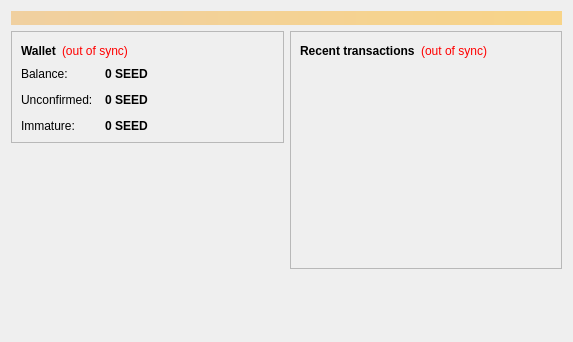
<?xml version="1.0" encoding="UTF-8"?>
<ui version="4.0">
 <class>OverviewPage</class>
 <widget class="QWidget" name="OverviewPage">
  <property name="geometry">
   <rect>
    <x>0</x>
    <y>0</y>
    <width>573</width>
    <height>342</height>
   </rect>
  </property>
  <property name="windowTitle">
   <string>Form</string>
  </property>
  <layout class="QVBoxLayout" name="topLayout">
   <item>
    <widget class="QLabel" name="labelAlerts">
     <property name="visible">
      <bool>false</bool>
     </property>
     <property name="styleSheet">
      <string notr="true">background-color: qlineargradient(x1: 0, y1: 0, x2: 1, y2: 0, stop:0 #F0D0A0, stop:1 #F8D488); color:#000000;</string>
     </property>
     <property name="wordWrap">
      <bool>true</bool>
     </property>
     <property name="margin">
      <number>3</number>
     </property>
    </widget>
   </item>
   <item>
    <layout class="QHBoxLayout" name="horizontalLayout" stretch="1,1">
     <item>
      <layout class="QVBoxLayout" name="verticalLayout_2">
       <item>
        <widget class="QFrame" name="frame">
         <property name="frameShape">
          <enum>QFrame::StyledPanel</enum>
         </property>
         <property name="frameShadow">
          <enum>QFrame::Raised</enum>
         </property>
         <layout class="QVBoxLayout" name="verticalLayout_4">
          <item>
           <layout class="QHBoxLayout" name="horizontalLayout_4">
            <item>
             <widget class="QLabel" name="label_5">
              <property name="font">
               <font>
                <weight>75</weight>
                <bold>true</bold>
               </font>
              </property>
              <property name="text">
               <string>Wallet</string>
              </property>
             </widget>
            </item>
            <item>
             <widget class="QLabel" name="labelWalletStatus">
              <property name="toolTip">
               <string>The displayed information may be out of date. Your wallet automatically synchronizes with the SESAME network after a connection is established, but this process has not completed yet.</string>
              </property>
              <property name="styleSheet">
               <string notr="true">QLabel { color: red; }</string>
              </property>
              <property name="text">
               <string notr="true">(out of sync)</string>
              </property>
              <property name="alignment">
               <set>Qt::AlignLeading|Qt::AlignLeft|Qt::AlignVCenter</set>
              </property>
             </widget>
            </item>
            <item>
             <spacer name="horizontalSpacer_2">
              <property name="orientation">
               <enum>Qt::Horizontal</enum>
              </property>
              <property name="sizeHint" stdset="0">
               <size>
                <width>40</width>
                <height>20</height>
               </size>
              </property>
             </spacer>
            </item>
           </layout>
          </item>
          <item>
           <layout class="QFormLayout" name="formLayout_2">
            <property name="fieldGrowthPolicy">
             <enum>QFormLayout::AllNonFixedFieldsGrow</enum>
            </property>
            <property name="horizontalSpacing">
             <number>12</number>
            </property>
            <property name="verticalSpacing">
             <number>12</number>
            </property>
            <item row="0" column="0">
             <widget class="QLabel" name="label">
              <property name="text">
               <string>Balance:</string>
              </property>
             </widget>
            </item>
            <item row="0" column="1">
             <widget class="QLabel" name="labelBalance">
              <property name="font">
               <font>
                <weight>75</weight>
                <bold>true</bold>
               </font>
              </property>
              <property name="cursor">
               <cursorShape>IBeamCursor</cursorShape>
              </property>
              <property name="toolTip">
               <string>Your current balance</string>
              </property>
              <property name="text">
               <string notr="true">0 SEED</string>
              </property>
              <property name="textInteractionFlags">
               <set>Qt::LinksAccessibleByMouse|Qt::TextSelectableByKeyboard|Qt::TextSelectableByMouse</set>
              </property>
             </widget>
            </item>
            <item row="1" column="0">
             <widget class="QLabel" name="label_3">
              <property name="text">
               <string>Unconfirmed:</string>
              </property>
             </widget>
            </item>
            <item row="1" column="1">
             <widget class="QLabel" name="labelUnconfirmed">
              <property name="font">
               <font>
                <weight>75</weight>
                <bold>true</bold>
               </font>
              </property>
              <property name="cursor">
               <cursorShape>IBeamCursor</cursorShape>
              </property>
              <property name="toolTip">
               <string>Total of transactions that have yet to be confirmed, and do not yet count toward the current balance</string>
              </property>
              <property name="text">
               <string notr="true">0 SEED</string>
              </property>
              <property name="textInteractionFlags">
               <set>Qt::LinksAccessibleByMouse|Qt::TextSelectableByKeyboard|Qt::TextSelectableByMouse</set>
              </property>
             </widget>
            </item>
            <item row="2" column="0">
             <widget class="QLabel" name="labelImmatureText">
              <property name="text">
               <string>Immature:</string>
              </property>
             </widget>
            </item>
            <item row="2" column="1">
             <widget class="QLabel" name="labelImmature">
              <property name="font">
               <font>
                <weight>75</weight>
                <bold>true</bold>
               </font>
              </property>
              <property name="toolTip">
               <string>Mined balance that has not yet matured</string>
              </property>
              <property name="text">
               <string notr="true">0 SEED</string>
              </property>
              <property name="textInteractionFlags">
               <set>Qt::LinksAccessibleByMouse|Qt::TextSelectableByKeyboard|Qt::TextSelectableByMouse</set>
              </property>
             </widget>
            </item>
           </layout>
          </item>
         </layout>
        </widget>
       </item>
       <item>
        <spacer name="verticalSpacer">
         <property name="orientation">
          <enum>Qt::Vertical</enum>
         </property>
         <property name="sizeHint" stdset="0">
          <size>
           <width>20</width>
           <height>40</height>
          </size>
         </property>
        </spacer>
       </item>
      </layout>
     </item>
     <item>
      <layout class="QVBoxLayout" name="verticalLayout_3">
       <item>
        <widget class="QFrame" name="frame_2">
         <property name="frameShape">
          <enum>QFrame::StyledPanel</enum>
         </property>
         <property name="frameShadow">
          <enum>QFrame::Raised</enum>
         </property>
         <layout class="QVBoxLayout" name="verticalLayout">
          <item>
           <layout class="QHBoxLayout" name="horizontalLayout_2">
            <item>
             <widget class="QLabel" name="label_4">
              <property name="text">
               <string>&lt;b&gt;Recent transactions&lt;/b&gt;</string>
              </property>
             </widget>
            </item>
            <item>
             <widget class="QLabel" name="labelTransactionsStatus">
              <property name="toolTip">
               <string>The displayed information may be out of date. Your wallet automatically synchronizes with the SESAME network after a connection is established, but this process has not completed yet.</string>
              </property>
              <property name="styleSheet">
               <string notr="true">QLabel { color: red; }</string>
              </property>
              <property name="text">
               <string notr="true">(out of sync)</string>
              </property>
              <property name="alignment">
               <set>Qt::AlignRight|Qt::AlignTrailing|Qt::AlignVCenter</set>
              </property>
             </widget>
            </item>
            <item>
             <spacer name="horizontalSpacer">
              <property name="orientation">
               <enum>Qt::Horizontal</enum>
              </property>
              <property name="sizeHint" stdset="0">
               <size>
                <width>40</width>
                <height>20</height>
               </size>
              </property>
             </spacer>
            </item>
           </layout>
          </item>
          <item>
           <widget class="QListView" name="listTransactions">
            <property name="styleSheet">
             <string notr="true">QListView { background: transparent; }</string>
            </property>
            <property name="frameShape">
             <enum>QFrame::NoFrame</enum>
            </property>
            <property name="verticalScrollBarPolicy">
             <enum>Qt::ScrollBarAlwaysOff</enum>
            </property>
            <property name="horizontalScrollBarPolicy">
             <enum>Qt::ScrollBarAlwaysOff</enum>
            </property>
            <property name="selectionMode">
             <enum>QAbstractItemView::NoSelection</enum>
            </property>
           </widget>
          </item>
         </layout>
        </widget>
       </item>
       <item>
        <spacer name="verticalSpacer_2">
         <property name="orientation">
          <enum>Qt::Vertical</enum>
         </property>
         <property name="sizeHint" stdset="0">
          <size>
           <width>20</width>
           <height>40</height>
          </size>
         </property>
        </spacer>
       </item>
      </layout>
     </item>
    </layout>
   </item>
  </layout>
 </widget>
 <resources/>
 <connections/>
</ui>
